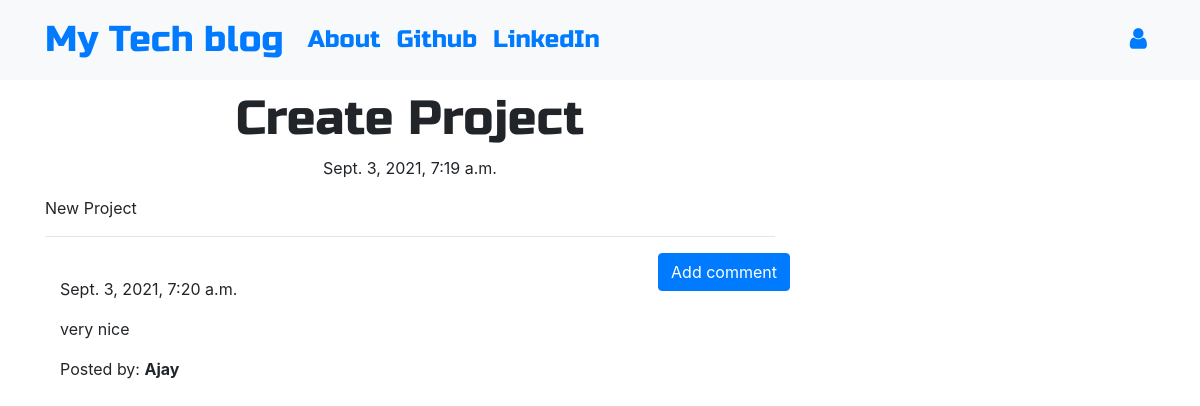
/post/6, run on the app's committed database.
### home/models.py (models this page shows, shortened)
class Post(models.Model):
    author = models.ForeignKey('auth.User',on_delete=models.CASCADE)
    title = models.CharField(max_length=200)
    text = models.TextField()
    created_date = models.DateTimeField(default=timezone.now)
    published_date = models.DateTimeField(blank=True, null=True)

class Comment(models.Model):
    post = models.ForeignKey(Post, related_name='comments',on_delete=models.CASCADE)
    author = models.CharField(max_length=200)
    text = models.TextField()
    created_date = models.DateTimeField(default=timezone.now)
    approved_comment = models.BooleanField(default=False)

### home/views.py (the view)
# urls.py: path('post/<int:pk>', views.PostDetailView.as_view(), name='post_detail'),
class PostDetailView(DetailView):
    model = Post

### templates/home/post_detail.html (shortened to what this page needs)
{% extends 'base/base-template.html' %}
{% block content %}
<h1 class='posttitle loader'>{{ post.title }}</h1>
{% if post.published_date %}
            <div class="date postdate">
                {{ post.published_date }}
            </div>
        {% else %}
            <a class="btn btn-outline-dark" href="{% url 'post_publish' pk=post.pk %}">Publish</a>
        {% endif %}
      <p class='postcontent' >{{ post.text|safe|linebreaksbr }}</p>
  <hr>
  <a class="btn btn-primary btn-comment" href="{% url 'add_comment_to_post' pk=post.pk %}">Add comment</a>
  <div class="container">
  {% for comment in post.comments.all %}
  <br>
      {% if user.is_authenticated or comment.approved_comment %}
              {{ comment.created_date }}
          <p>{{ comment.text|safe|linebreaks }}</p>
          <p>Posted by: <strong>{{ comment.author }}</strong></p>
      {% endif %}
  {% empty %}
      <p>No comments posted.</p>
  {% endfor %}
</div>
{% endblock %}

### static/css/blog.css (style rules this page uses)
.postdate { text-align: center; }
.posttitle { font-family: 'Russo One', sans-serif; font-size: 3em; text-align: center; }
.postcontent { font-family: 'Montserrat'; font-size: 1.5em; }
.btn-comment { position: absolute; right: 0px; }
.loader { filter:hue-rotate(0deg); color: linear-gradient(45deg,#0f8,#08f); animation:hue 5000ms infinite linear; }

### data on the page
Post: title "Create Project", published_date "Sept. 3, 2021, 7:19 a.m.", text "New Project"
Comment: created_date "Sept. 3, 2021, 7:20 a.m.", text "very nice", author "Ajay"
